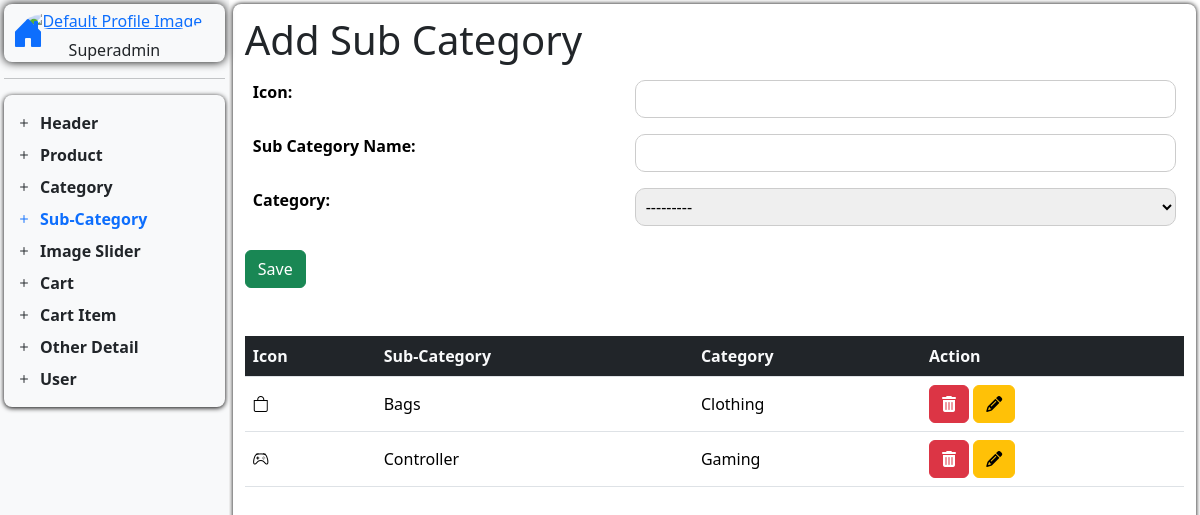
/add-sub-category/, run on an earlier commit of the app's database.
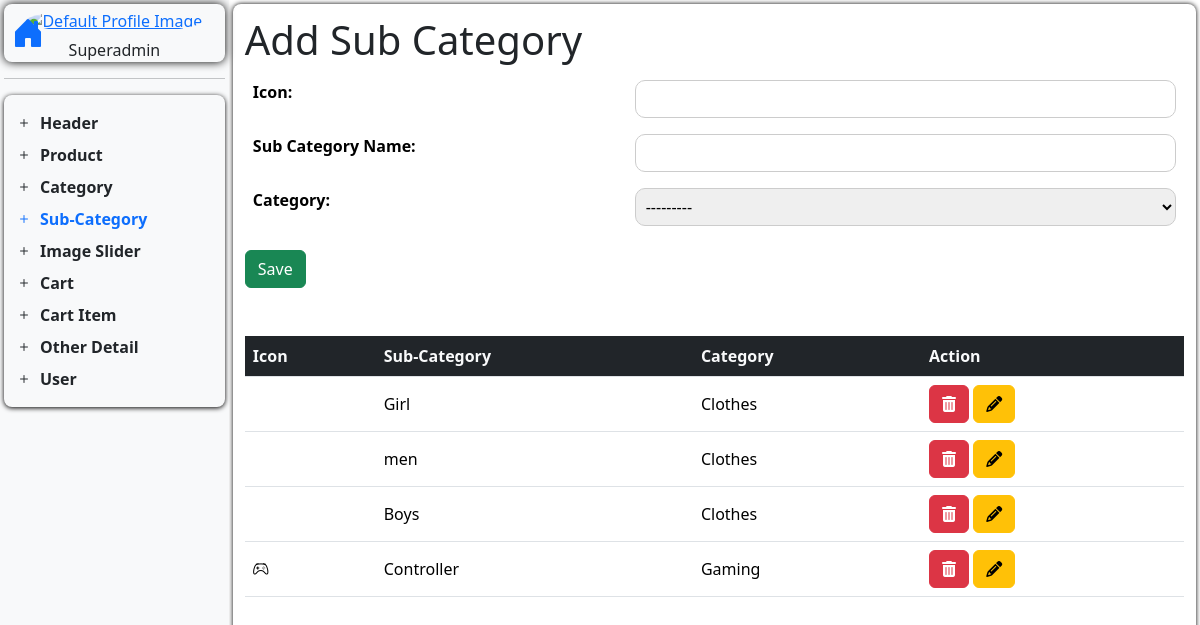
And on a later commit of the database.
### techspot_app/models.py (models this page shows, shortened)
class Sub_CategoryModel(models.Model):
    sub_category_icon = models.CharField(max_length=200, default="", blank=True)
    sub_category_name = models.CharField(max_length=200, default="", unique=True)
    category = models.ForeignKey(
        CategoryModel, related_name="subcategories", on_delete=models.CASCADE
    )

class CategoryModel(models.Model):
    category_icon = models.CharField(max_length=200, default="", blank=True)
    category_name = models.CharField(max_length=200, default="", unique=True)
    category_image = models.ImageField(
        upload_to="category_image/", default="", null=True, blank=True
    )
    def __str__(self) -> str:
        return f"{self.category_name}"

### techspot_app/operationView.py (the view)
# urls.py: path("add-sub-category/", add_sub_category, name="add_sub_category"),
def add_sub_category(request):
    return handle_create(
        request=request,
        model=Sub_CategoryModel,
        formname=SubCategoryForm,
        redirect_url="add_sub_category",
        template_url="Dashboard/D_Content/add_sub_category.html",
        action_url="add_sub_category",
    )

### techspot_app/forms.py
class SubCategoryForm(forms.ModelForm):
    class Meta:
        model = Sub_CategoryModel
        fields = "__all__"

### handler/operationhandler.py (called while the page is built)
def handle_create(
        request,
        model,
        formname,
        redirect_url,
        template_url,
        action_url
    ):
    data = model.objects.order_by('-id')
    if request.method == "POST":
        form = formname(request.POST, request.FILES)
        if form.is_valid():
            form.save()
            return redirect(redirect_url)
    else:
        form = formname()
    context = {
        "form": form,
        "data": data,
        'action_url': reverse(action_url)
        }
    return render(request, template_url, context)

### techspot_app/templates/Dashboard/D_Content/add_sub_category.html
{% extends "Dashboard/dashboard.html" %}
{% block add_sub_category%}
<h1>Add Sub Category</h1>
<div>
    <table class="table table-borderless">
        <tr>
            <th><label for="sub_category_icon">Icon: </label></th>
            <td>{{form.sub_category_icon}}</td>
        </tr>
        <tr>
            <th><label for="sub_category_name">Sub Category Name: </label></th>
            <td>{{form.sub_category_name}}</td>
        </tr>
        <tr>
            <th><label for="sub_category_category">Category: </label></th>
            <td>{{form.category}}</td>
        </tr>
    </table>
</div>
<button type="submit" name="submit" class="btn btn-success">
    {% if form.instance.id %} Update {% else %} Save {% endif %}
</button>
<div class="mt-5">
    <table class="table bg-white">
        <thead>
            <tr>
                <th class="bg-dark text-light">Icon</th>
                <th class="bg-dark text-light">Sub-Category</th>
                <th class="bg-dark text-light">Category</th>
                <th class="bg-dark text-light">Action</th>
            </tr>
        </thead>
        <tbody>
            {% for s_cat in data %}
            <tr>
                <td class="align-middle">
                    {% if s_cat.sub_category_icon %}
                      <i class="{{s_cat.sub_category_icon}}"></i>
                      {% else %}
                      <p>N/A</p>
                    {% endif %}
                </td>
                <td class="align-middle">{{ s_cat.sub_category_name }}</td>
                <td class="align-middle">{{ s_cat.category }}</td>
                <td>
                    <a href="{% url 'del_sub_category' s_cat.id %}" class="btn btn-danger"><i class="fas fa-trash-alt"></i></a>
                    <a href="{% url 'update_sub_category' s_cat.id %}" class="btn btn-warning"><i class="fas fa-pencil-alt"></i></a>
                </td>
            </tr>
            {% endfor %}
        </tbody>
    </table>
</div>
{% endblock %}

What changed in the data, as far as the page shows it:
added Sub_CategoryModel: sub_category_name "Girl", category "Clothes"
added Sub_CategoryModel: sub_category_name "men", category "Clothes"
changed Sub_CategoryModel: sub_category_name "Bags" → "Boys"; category "Clothing" → "Clothes"; sub_category_icon "bi bi-bag" → "bi bi-boy" (drawn)
